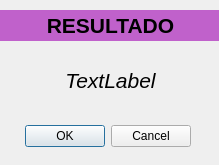
<?xml version="1.0" encoding="UTF-8"?>
<ui version="4.0">
 <class>Dialog</class>
 <widget class="QDialog" name="Dialog">
  <property name="geometry">
   <rect>
    <x>0</x>
    <y>0</y>
    <width>219</width>
    <height>165</height>
   </rect>
  </property>
  <property name="windowTitle">
   <string>Dialog</string>
  </property>
  <widget class="QDialogButtonBox" name="buttonBox">
   <property name="geometry">
    <rect>
     <x>20</x>
     <y>120</y>
     <width>171</width>
     <height>32</height>
    </rect>
   </property>
   <property name="orientation">
    <enum>Qt::Horizontal</enum>
   </property>
   <property name="standardButtons">
    <set>QDialogButtonBox::Cancel|QDialogButtonBox::Ok</set>
   </property>
  </widget>
  <widget class="QLabel" name="label">
   <property name="geometry">
    <rect>
     <x>0</x>
     <y>10</y>
     <width>221</width>
     <height>31</height>
    </rect>
   </property>
   <property name="font">
    <font>
     <pointsize>16</pointsize>
     <bold>true</bold>
    </font>
   </property>
   <property name="styleSheet">
    <string notr="true">background-color: rgb(192, 97, 203);
color: rgb(0, 0, 0);</string>
   </property>
   <property name="text">
    <string>RESULTADO</string>
   </property>
   <property name="alignment">
    <set>Qt::AlignCenter</set>
   </property>
  </widget>
  <widget class="QLabel" name="label_result">
   <property name="geometry">
    <rect>
     <x>30</x>
     <y>60</y>
     <width>161</width>
     <height>41</height>
    </rect>
   </property>
   <property name="font">
    <font>
     <pointsize>16</pointsize>
     <italic>true</italic>
    </font>
   </property>
   <property name="text">
    <string>TextLabel</string>
   </property>
   <property name="alignment">
    <set>Qt::AlignCenter</set>
   </property>
  </widget>
 </widget>
 <resources/>
 <connections>
  <connection>
   <sender>buttonBox</sender>
   <signal>accepted()</signal>
   <receiver>Dialog</receiver>
   <slot>accept()</slot>
   <hints>
    <hint type="sourcelabel">
     <x>248</x>
     <y>254</y>
    </hint>
    <hint type="destinationlabel">
     <x>157</x>
     <y>274</y>
    </hint>
   </hints>
  </connection>
  <connection>
   <sender>buttonBox</sender>
   <signal>rejected()</signal>
   <receiver>Dialog</receiver>
   <slot>reject()</slot>
   <hints>
    <hint type="sourcelabel">
     <x>316</x>
     <y>260</y>
    </hint>
    <hint type="destinationlabel">
     <x>286</x>
     <y>274</y>
    </hint>
   </hints>
  </connection>
 </connections>
</ui>
